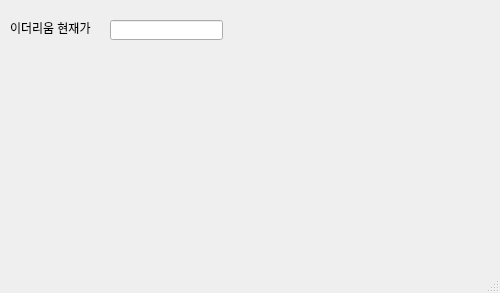
<?xml version="1.0" encoding="UTF-8"?>
<ui version="4.0">
 <class>MainWindow</class>
 <widget class="QMainWindow" name="MainWindow">
  <property name="geometry">
   <rect>
    <x>0</x>
    <y>0</y>
    <width>500</width>
    <height>293</height>
   </rect>
  </property>
  <property name="windowTitle">
   <string>MainWindow</string>
  </property>
  <widget class="QWidget" name="centralwidget">
   <widget class="QLabel" name="label">
    <property name="geometry">
     <rect>
      <x>10</x>
      <y>20</y>
      <width>91</width>
      <height>16</height>
     </rect>
    </property>
    <property name="text">
     <string>이더리움 현재가</string>
    </property>
   </widget>
   <widget class="QLineEdit" name="lineEdit">
    <property name="geometry">
     <rect>
      <x>110</x>
      <y>20</y>
      <width>113</width>
      <height>20</height>
     </rect>
    </property>
   </widget>
  </widget>
  <widget class="QMenuBar" name="menubar">
   <property name="geometry">
    <rect>
     <x>0</x>
     <y>0</y>
     <width>500</width>
     <height>25</height>
    </rect>
   </property>
  </widget>
  <widget class="QStatusBar" name="statusbar"/>
 </widget>
 <resources/>
 <connections/>
</ui>
